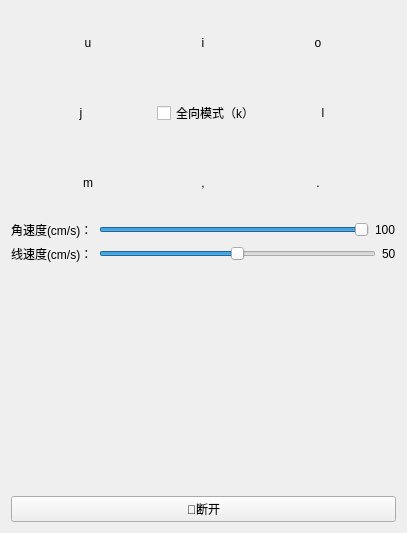
          <widget class="QWidget" name="page_7">
           <layout class="QVBoxLayout" name="verticalLayout_7">
            <item>
             <layout class="QVBoxLayout" name="verticalLayout_3">
              <item>
               <layout class="QHBoxLayout" name="horizontalLayout_2">
                <item>
                 <widget class="QPushButton" name="pushButton_u">
                  <property name="minimumSize">
                   <size>
                    <width>64</width>
                    <height>64</height>
                   </size>
                  </property>
                  <property name="maximumSize">
                   <size>
                    <width>64</width>
                    <height>64</height>
                   </size>
                  </property>
                  <property name="styleSheet">
                   <string notr="true">QPushButton{border-image: url(://images/up_left.png);}
QPushButton{border:none;}
QPushButton:pressed{border-image: url(://images/up_left_2.png);}</string>
                  </property>
                  <property name="text">
                   <string>u</string>
                  </property>
                  <property name="shortcut">
                   <string>U</string>
                  </property>
                 </widget>
                </item>
                <item>
                 <widget class="QPushButton" name="pushButton_i">
                  <property name="minimumSize">
                   <size>
                    <width>64</width>
                    <height>64</height>
                   </size>
                  </property>
                  <property name="maximumSize">
                   <size>
                    <width>64</width>
                    <height>64</height>
                   </size>
                  </property>
                  <property name="styleSheet">
                   <string notr="true">QPushButton{border-image: url(://images/up.png);}
QPushButton{border:none;}
QPushButton:pressed{border-image: url(://images/up_2.png);}</string>
                  </property>
                  <property name="text">
                   <string>i</string>
                  </property>
                  <property name="shortcut">
                   <string>I</string>
                  </property>
                 </widget>
                </item>
                <item>
                 <widget class="QPushButton" name="pushButton_o">
                  <property name="minimumSize">
                   <size>
                    <width>64</width>
                    <height>64</height>
                   </size>
                  </property>
                  <property name="maximumSize">
                   <size>
                    <width>64</width>
                    <height>64</height>
                   </size>
                  </property>
                  <property name="styleSheet">
                   <string notr="true">QPushButton{border-image: url(://images/up_right.png);}
QPushButton{border:none;}
QPushButton:pressed{border-image: url(://images/up_right_2.png);}</string>
                  </property>
                  <property name="text">
                   <string>o</string>
                  </property>
                  <property name="shortcut">
                   <string>O</string>
                  </property>
                 </widget>
                </item>
               </layout>
              </item>
              <item>
               <layout class="QHBoxLayout" name="horizontalLayout_18">
                <item>
                 <widget class="QPushButton" name="pushButton_j">
                  <property name="minimumSize">
                   <size>
                    <width>64</width>
                    <height>64</height>
                   </size>
                  </property>
                  <property name="maximumSize">
                   <size>
                    <width>64</width>
                    <height>64</height>
                   </size>
                  </property>
                  <property name="styleSheet">
                   <string notr="true">QPushButton{border-image: url(://images/left.png);}
QPushButton{border:none;}
QPushButton:pressed{border-image: url(://images/left_2.png);}</string>
                  </property>
                  <property name="text">
                   <string>j</string>
                  </property>
                  <property name="shortcut">
                   <string>J</string>
                  </property>
                 </widget>
                </item>
                <item>
                 <widget class="QCheckBox" name="checkBox_use_all">
                  <property name="maximumSize">
                   <size>
                    <width>90</width>
                    <height>16777215</height>
                   </size>
                  </property>
                  <property name="text">
                   <string>全向模式（k）</string>
                  </property>
                  <property name="shortcut">
                   <string>K</string>
                  </property>
                 </widget>
                </item>
                <item>
                 <widget class="QPushButton" name="pushButton_l">
                  <property name="minimumSize">
                   <size>
                    <width>64</width>
                    <height>64</height>
                   </size>
                  </property>
                  <property name="maximumSize">
                   <size>
                    <width>64</width>
                    <height>64</height>
                   </size>
                  </property>
                  <property name="styleSheet">
                   <string notr="true">QPushButton{border-image: url(://images/right.png);}
QPushButton{border:none;}
QPushButton:pressed{border-image: url(://images/right_2.png);}</string>
                  </property>
                  <property name="text">
                   <string>l</string>
                  </property>
                  <property name="shortcut">
                   <string>L</string>
                  </property>
                 </widget>
                </item>
               </layout>
              </item>
              <item>
               <layout class="QHBoxLayout" name="horizontalLayout_19">
                <item>
                 <widget class="QPushButton" name="pushButton_m">
                  <property name="minimumSize">
                   <size>
                    <width>64</width>
                    <height>64</height>
                   </size>
                  </property>
                  <property name="maximumSize">
                   <size>
                    <width>64</width>
                    <height>64</height>
                   </size>
                  </property>
                  <property name="styleSheet">
                   <string notr="true">QPushButton{border-image: url(://images/down_left.png);}
QPushButton{border:none;}
QPushButton:pressed{border-image: url(://images/down_left_2.png);}</string>
                  </property>
                  <property name="text">
                   <string>m</string>
                  </property>
                  <property name="shortcut">
                   <string>M</string>
                  </property>
                 </widget>
                </item>
                <item>
                 <widget class="QPushButton" name="pushButton_back">
                  <property name="minimumSize">
                   <size>
                    <width>64</width>
                    <height>64</height>
                   </size>
                  </property>
                  <property name="maximumSize">
                   <size>
                    <width>64</width>
                    <height>64</height>
                   </size>
                  </property>
                  <property name="styleSheet">
                   <string notr="true">QPushButton{border-image: url(://images/down.png);}
QPushButton{border:none;}
QPushButton:pressed{border-image: url(://images/down_2.png);}</string>
                  </property>
                  <property name="text">
                   <string>,</string>
                  </property>
                  <property name="shortcut">
                   <string>,</string>
                  </property>
                 </widget>
                </item>
                <item>
                 <widget class="QPushButton" name="pushButton_backr">
                  <property name="minimumSize">
                   <size>
                    <width>64</width>
                    <height>64</height>
                   </size>
                  </property>
                  <property name="maximumSize">
                   <size>
                    <width>64</width>
                    <height>64</height>
                   </size>
                  </property>
                  <property name="styleSheet">
                   <string notr="true">QPushButton{border-image: url(://images/down_right.png);}
QPushButton{border:none;}
QPushButton:pressed{border-image: url(://images/down_right_2.png);}</string>
                  </property>
                  <property name="text">
                   <string>.</string>
                  </property>
                  <property name="shortcut">
                   <string>.</string>
                  </property>
                 </widget>
                </item>
               </layout>
              </item>
              <item>
               <layout class="QHBoxLayout" name="horizontalLayout_20">
                <item>
                 <widget class="QLabel" name="label_14">
                  <property name="text">
                   <string>角速度(cm/s)：</string>
                  </property>
                 </widget>
                </item>
                <item>
                 <widget class="QSlider" name="horizontalSlider_raw">
                  <property name="maximum">
                   <number>100</number>
                  </property>
                  <property name="value">
                   <number>100</number>
                  </property>
                  <property name="orientation">
                   <enum>Qt::Horizontal</enum>
                  </property>
                 </widget>
                </item>
                <item>
                 <widget class="QLabel" name="label_raw">
                  <property name="text">
                   <string>100</string>
                  </property>
                 </widget>
                </item>
               </layout>
              </item>
              <item>
               <layout class="QHBoxLayout" name="horizontalLayout_21">
                <item>
                 <widget class="QLabel" name="label_9">
                  <property name="text">
                   <string>线速度(cm/s)：</string>
                  </property>
                 </widget>
                </item>
                <item>
                 <widget class="QSlider" name="horizontalSlider_linear">
                  <property name="maximum">
                   <number>100</number>
                  </property>
                  <property name="singleStep">
                   <number>1</number>
                  </property>
                  <property name="value">
                   <number>50</number>
                  </property>
                  <property name="orientation">
                   <enum>Qt::Horizontal</enum>
                  </property>
                 </widget>
                </item>
                <item>
                 <widget class="QLabel" name="label_linear">
                  <property name="text">
                   <string>50</string>
                  </property>
                 </widget>
                </item>
               </layout>
              </item>
              <item>
               <layout class="QHBoxLayout" name="horizontalLayout_23">
                <item>
                 <spacer name="horizontalSpacer_5">
                  <property name="orientation">
                   <enum>Qt::Horizontal</enum>
                  </property>
                  <property name="sizeHint" stdset="0">
                   <size>
                    <width>40</width>
                    <height>20</height>
                   </size>
                  </property>
                 </spacer>
                </item>
                <item>
                 <widget class="QWidget" name="JoyStick_widget" native="true">
                  <property name="minimumSize">
                   <size>
                    <width>200</width>
                    <height>200</height>
                   </size>
                  </property>
                  <layout class="QHBoxLayout" name="horizontalLayout_22"/>
                 </widget>
                </item>
                <item>
                 <spacer name="horizontalSpacer_6">
                  <property name="orientation">
                   <enum>Qt::Horizontal</enum>
                  </property>
                  <property name="sizeHint" stdset="0">
                   <size>
                    <width>40</width>
                    <height>20</height>
                   </size>
                  </property>
                 </spacer>
                </item>
               </layout>
              </item>
              <item>
               <spacer name="verticalSpacer_4">
                <property name="orientation">
                 <enum>Qt::Vertical</enum>
                </property>
                <property name="sizeHint" stdset="0">
                 <size>
                  <width>385</width>
                  <height>21</height>
                 </size>
                </property>
               </spacer>
              </item>
              <item>
               <widget class="QPushButton" name="pushButton">
                <property name="text">
                 <string>🔗断开</string>
                </property>
               </widget>
              </item>
             </layout>
            </item>
           </layout>
          </widget>
